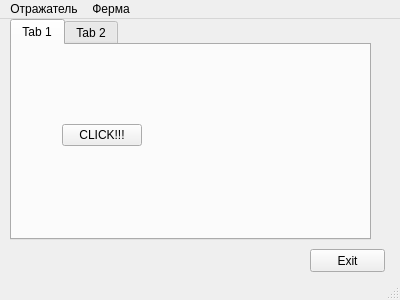
<?xml version="1.0" encoding="UTF-8"?>
<ui version="4.0">
 <class>MainWindow</class>
 <widget class="QMainWindow" name="MainWindow">
  <property name="geometry">
   <rect>
    <x>0</x>
    <y>0</y>
    <width>400</width>
    <height>300</height>
   </rect>
  </property>
  <property name="windowTitle">
   <string>MainWindow</string>
  </property>
  <widget class="QWidget" name="centralWidget">
   <widget class="QPushButton" name="pushButton">
    <property name="geometry">
     <rect>
      <x>310</x>
      <y>230</y>
      <width>75</width>
      <height>23</height>
     </rect>
    </property>
    <property name="text">
     <string>Exit</string>
    </property>
   </widget>
   <widget class="QTabWidget" name="tabWidget">
    <property name="geometry">
     <rect>
      <x>10</x>
      <y>0</y>
      <width>361</width>
      <height>221</height>
     </rect>
    </property>
    <property name="currentIndex">
     <number>0</number>
    </property>
    <widget class="QWidget" name="tab">
     <attribute name="title">
      <string>Tab 1</string>
     </attribute>
     <widget class="QWidget" name="gridLayoutWidget">
      <property name="geometry">
       <rect>
        <x>10</x>
        <y>50</y>
        <width>160</width>
        <height>80</height>
       </rect>
      </property>
      <layout class="QGridLayout" name="gridLayout">
       <item row="0" column="1">
        <spacer name="verticalSpacer_2">
         <property name="orientation">
          <enum>Qt::Vertical</enum>
         </property>
         <property name="sizeHint" stdset="0">
          <size>
           <width>20</width>
           <height>40</height>
          </size>
         </property>
        </spacer>
       </item>
       <item row="1" column="1">
        <widget class="QPushButton" name="pushButton_2">
         <property name="text">
          <string>CLICK!!!</string>
         </property>
        </widget>
       </item>
       <item row="1" column="0">
        <spacer name="horizontalSpacer">
         <property name="orientation">
          <enum>Qt::Horizontal</enum>
         </property>
         <property name="sizeHint" stdset="0">
          <size>
           <width>40</width>
           <height>20</height>
          </size>
         </property>
        </spacer>
       </item>
       <item row="2" column="1">
        <spacer name="verticalSpacer">
         <property name="orientation">
          <enum>Qt::Vertical</enum>
         </property>
         <property name="sizeHint" stdset="0">
          <size>
           <width>20</width>
           <height>40</height>
          </size>
         </property>
        </spacer>
       </item>
       <item row="1" column="2">
        <spacer name="horizontalSpacer_2">
         <property name="orientation">
          <enum>Qt::Horizontal</enum>
         </property>
         <property name="sizeHint" stdset="0">
          <size>
           <width>40</width>
           <height>20</height>
          </size>
         </property>
        </spacer>
       </item>
      </layout>
     </widget>
    </widget>
    <widget class="QWidget" name="tab_2">
     <attribute name="title">
      <string>Tab 2</string>
     </attribute>
    </widget>
   </widget>
  </widget>
  <widget class="QMenuBar" name="menuBar">
   <property name="geometry">
    <rect>
     <x>0</x>
     <y>0</y>
     <width>400</width>
     <height>21</height>
    </rect>
   </property>
   <widget class="QMenu" name="menu">
    <property name="title">
     <string>Отражатель</string>
    </property>
    <addaction name="action_2"/>
   </widget>
   <widget class="QMenu" name="menu_2">
    <property name="title">
     <string>Ферма</string>
    </property>
    <addaction name="action"/>
   </widget>
   <addaction name="menu"/>
   <addaction name="menu_2"/>
  </widget>
  <widget class="QStatusBar" name="statusBar"/>
  <action name="action">
   <property name="text">
    <string>Построитель фермы</string>
   </property>
  </action>
  <action name="action_2">
   <property name="text">
    <string>Построение отражателя</string>
   </property>
  </action>
 </widget>
 <layoutdefault spacing="6" margin="11"/>
 <resources/>
 <connections/>
</ui>
